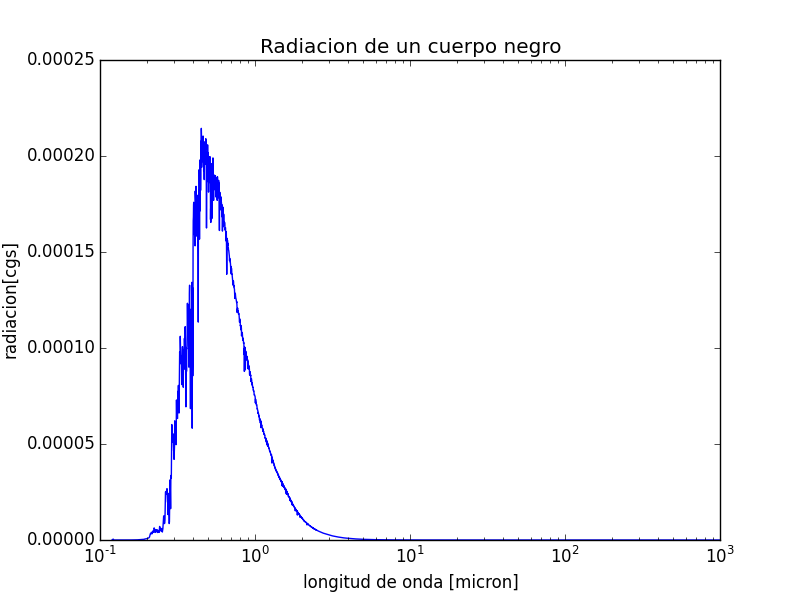

Source code (Python):
import numpy as np
from pylab import*



a=np.loadtxt('sun_AM0.dat')
print type (a)
x=range(len(a))
y=range(len(a))
for i in range(len(a)):
    x[i]=a[i][0]*0.001  #guardando l.o y transformado a micrones
    y[i]=a[i][1]*10**(-4)       #guardando espectro


plot(x,y)
xscale('log')
#yscale('log')
xlabel('longitud de onda [micron]')
ylabel('radiacion[cgs]')
title('Radiacion de un cuerpo negro')
savefig("1.png")
show()

xmin=x[0]
xmax=x[len(x)-1]

def integral(y,x,paso):
    delta=(len (x)-1)/paso
    integr=y[0]
    i=0
    while i<(len (x)-1):
        integr += y[i]
        i += int(delta)
    return integr*(delta/2.0)


sol=integral(y,x,160)
print sol

